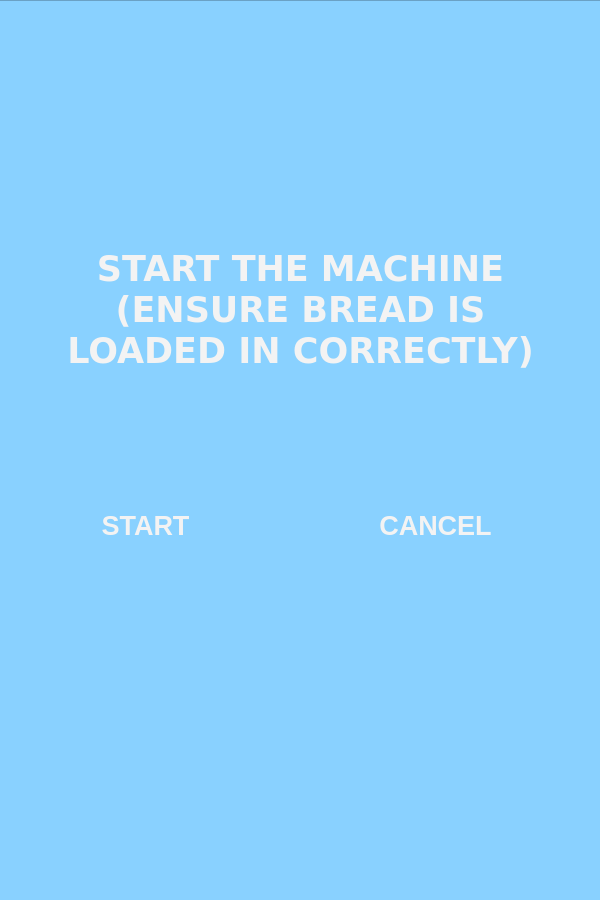
<?xml version="1.0" encoding="UTF-8"?>
<ui version="4.0">
 <class>MainWindow</class>
 <widget class="QMainWindow" name="MainWindow">
  <property name="geometry">
   <rect>
    <x>0</x>
    <y>0</y>
    <width>600</width>
    <height>900</height>
   </rect>
  </property>
  <property name="minimumSize">
   <size>
    <width>600</width>
    <height>900</height>
   </size>
  </property>
  <property name="maximumSize">
   <size>
    <width>600</width>
    <height>900</height>
   </size>
  </property>
  <property name="tabletTracking">
   <bool>true</bool>
  </property>
  <property name="windowTitle">
   <string>MainWindow</string>
  </property>
  <property name="autoFillBackground">
   <bool>false</bool>
  </property>
  <property name="styleSheet">
   <string notr="true">background-color: rgb(241, 244, 253);</string>
  </property>
  <widget class="QWidget" name="centralwidget">
   <widget class="QFrame" name="frame">
    <property name="geometry">
     <rect>
      <x>-10</x>
      <y>0</y>
      <width>811</width>
      <height>1031</height>
     </rect>
    </property>
    <property name="styleSheet">
     <string notr="true">background-color: rgb(137, 209, 255);</string>
    </property>
    <property name="frameShape">
     <enum>QFrame::StyledPanel</enum>
    </property>
    <property name="frameShadow">
     <enum>QFrame::Raised</enum>
    </property>
    <widget class="QLabel" name="label_9">
     <property name="geometry">
      <rect>
       <x>60</x>
       <y>210</y>
       <width>501</width>
       <height>201</height>
      </rect>
     </property>
     <property name="font">
      <font>
       <family>DejaVu Sans</family>
       <pointsize>26</pointsize>
       <weight>75</weight>
       <italic>false</italic>
       <bold>true</bold>
      </font>
     </property>
     <property name="styleSheet">
      <string notr="true">
color: rgb(243, 243, 243);
</string>
     </property>
     <property name="text">
      <string>START THE MACHINE (ENSURE BREAD IS LOADED IN CORRECTLY)</string>
     </property>
     <property name="textFormat">
      <enum>Qt::RichText</enum>
     </property>
     <property name="alignment">
      <set>Qt::AlignCenter</set>
     </property>
     <property name="wordWrap">
      <bool>true</bool>
     </property>
    </widget>
    <widget class="QFrame" name="frame_4">
     <property name="geometry">
      <rect>
       <x>50</x>
       <y>470</y>
       <width>211</width>
       <height>121</height>
      </rect>
     </property>
     <property name="styleSheet">
      <string notr="true">background-color: rgb(180, 228, 255);
border-color: rgb(0, 0, 0);
border-width: 2px;
border-top-left-radius :35px;
border-top-right-radius :35px;
border-bottom-left-radius :35px;
border-bottom-right-radius :35px;
background-color: rgb(137, 209, 255);</string>
     </property>
     <property name="frameShape">
      <enum>QFrame::StyledPanel</enum>
     </property>
     <property name="frameShadow">
      <enum>QFrame::Raised</enum>
     </property>
     <widget class="QLabel" name="label_2">
      <property name="geometry">
       <rect>
        <x>0</x>
        <y>30</y>
        <width>211</width>
        <height>51</height>
       </rect>
      </property>
      <property name="font">
       <font>
        <family>System-ui</family>
        <pointsize>20</pointsize>
        <weight>75</weight>
        <italic>false</italic>
        <bold>true</bold>
       </font>
      </property>
      <property name="styleSheet">
       <string notr="true">
color: rgb(243, 243, 243);
</string>
      </property>
      <property name="text">
       <string>START</string>
      </property>
      <property name="textFormat">
       <enum>Qt::RichText</enum>
      </property>
      <property name="alignment">
       <set>Qt::AlignCenter</set>
      </property>
     </widget>
    </widget>
    <widget class="QFrame" name="frame_5">
     <property name="geometry">
      <rect>
       <x>340</x>
       <y>470</y>
       <width>211</width>
       <height>121</height>
      </rect>
     </property>
     <property name="styleSheet">
      <string notr="true">background-color: rgb(137, 209, 255);
border-color: rgb(0, 0, 0);
border-width: 2px;
border-top-left-radius :35px;
border-top-right-radius :35px;
border-bottom-left-radius :35px;
border-bottom-right-radius :35px;

</string>
     </property>
     <property name="frameShape">
      <enum>QFrame::StyledPanel</enum>
     </property>
     <property name="frameShadow">
      <enum>QFrame::Raised</enum>
     </property>
     <widget class="QLabel" name="label_3">
      <property name="geometry">
       <rect>
        <x>0</x>
        <y>30</y>
        <width>211</width>
        <height>51</height>
       </rect>
      </property>
      <property name="font">
       <font>
        <family>System-ui</family>
        <pointsize>20</pointsize>
        <weight>75</weight>
        <italic>false</italic>
        <bold>true</bold>
       </font>
      </property>
      <property name="styleSheet">
       <string notr="true">
color: rgb(243, 243, 243);
</string>
      </property>
      <property name="text">
       <string>CANCEL</string>
      </property>
      <property name="textFormat">
       <enum>Qt::RichText</enum>
      </property>
      <property name="alignment">
       <set>Qt::AlignCenter</set>
      </property>
     </widget>
    </widget>
   </widget>
  </widget>
 </widget>
 <resources>
  <include location="Test.qrc"/>
 </resources>
 <connections/>
</ui>
